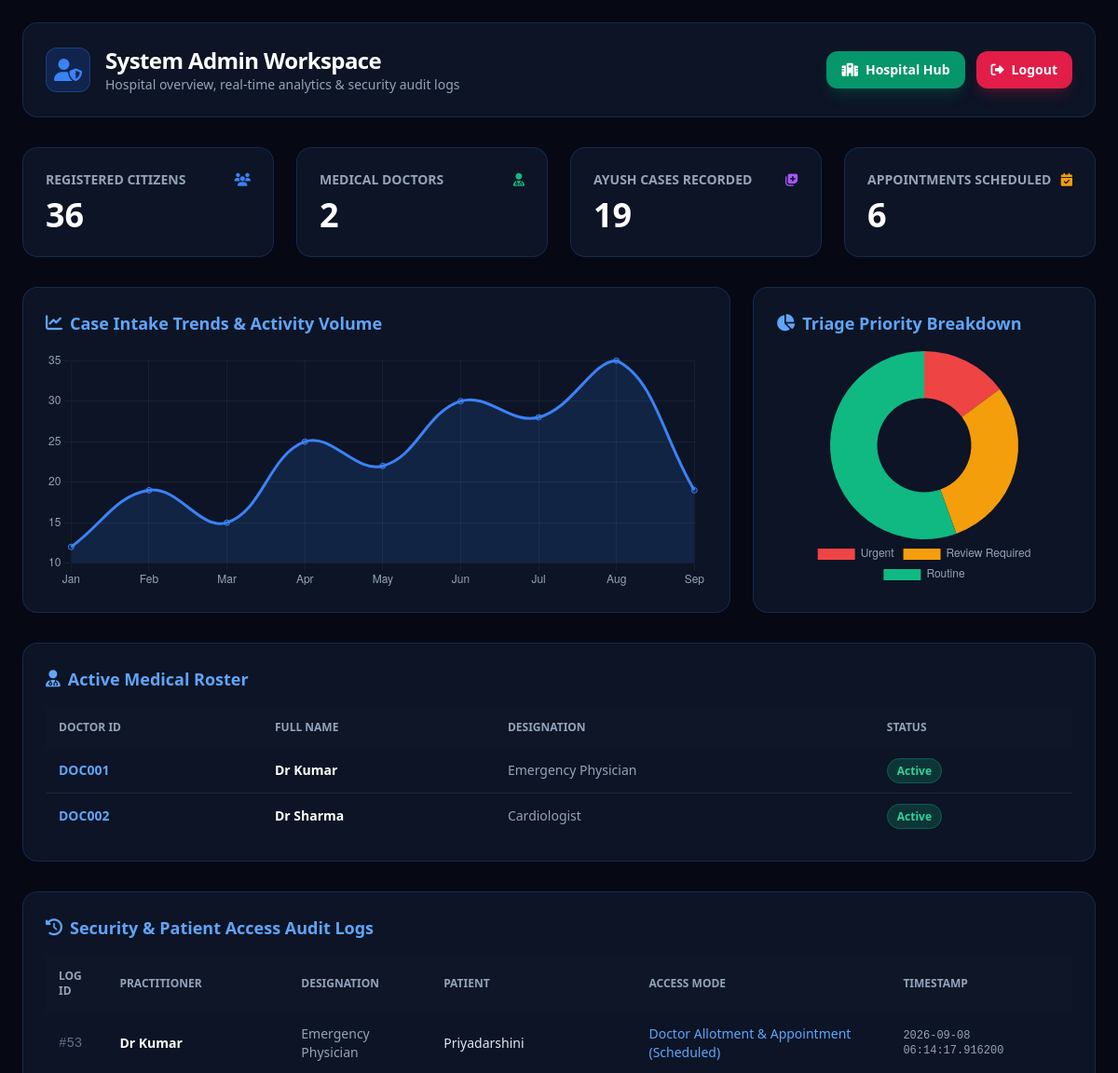
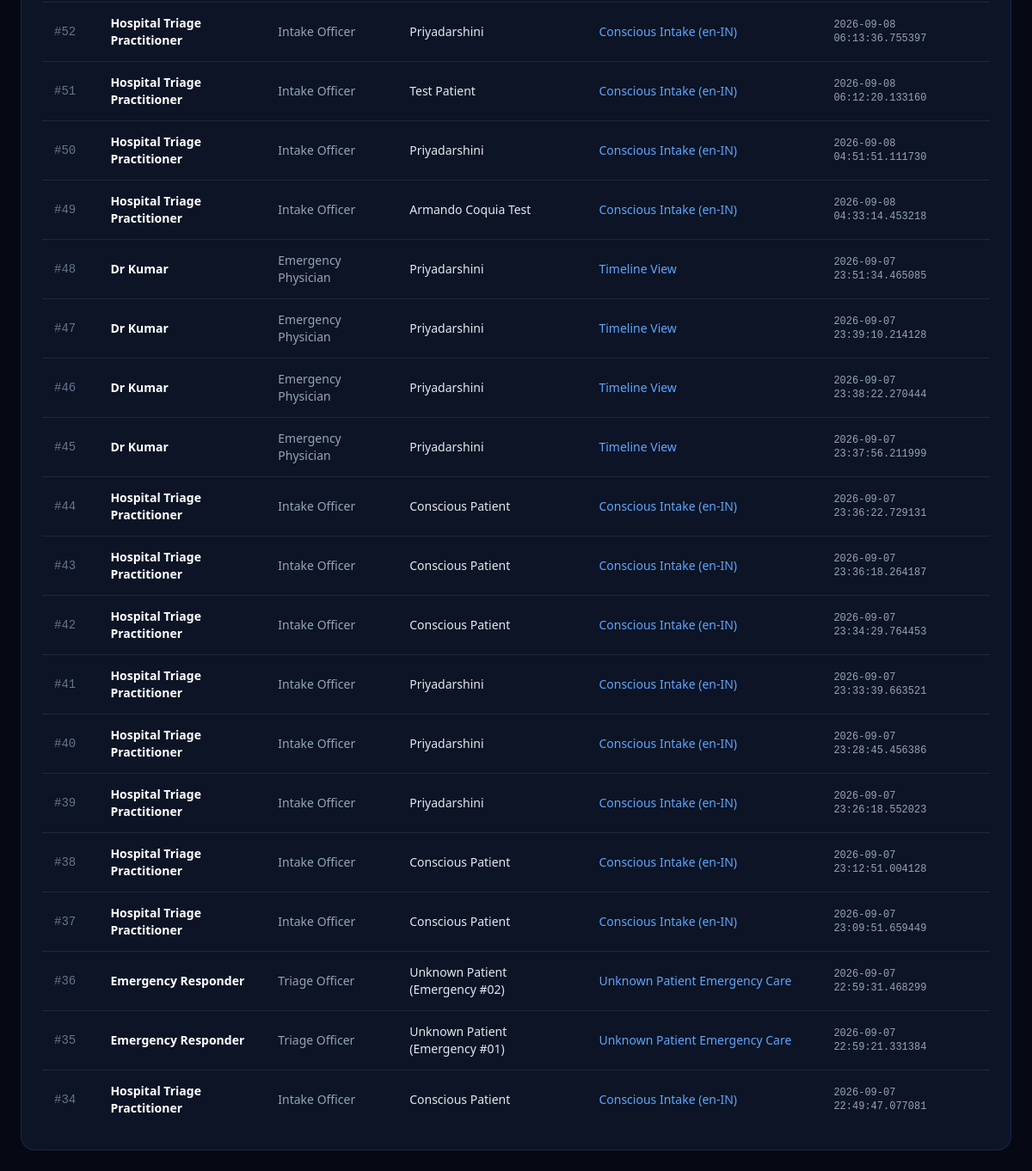
The app's page /admin-dashboard with its own data (2 pictures, top to bottom).
### app.py (models this page shows)
class Doctor(db.Model):
    id = db.Column(
        db.Integer,
        primary_key=True
    )
    doctor_id = db.Column(
        db.String(50),
        unique=True
    )
    name = db.Column(
        db.String(100)
    )
    designation = db.Column(
        db.String(100)
    )
    password = db.Column(
        db.String(200)
    )
    blocked_until = db.Column(
        db.String(100)
    )
    deny_count = db.Column(
        db.Integer,
        default=0
    )
    hpr_id = db.Column(
        db.String(50),
        default="HPR-DOC001"
    )

class AuditLog(db.Model):
    id = db.Column(
        db.Integer,
        primary_key=True
    )
    doctor_name = db.Column(
        db.String(100)
    )
    designation = db.Column(
        db.String(100)
    )
    patient_name = db.Column(
        db.String(100)
    )
    access_mode = db.Column(
        db.String(50)
    )
    access_time = db.Column(
        db.String(100)
    )
    consent_type = db.Column(
        db.String(30),
        default="standard"
    )

### app.py (the view)
@app.route("/admin-dashboard")
def admin_dashboard():
    total_citizens = Citizen.query.count()
    total_doctors = Doctor.query.count()
    total_cases = CaseRecord.query.count()
    total_appointments = Appointment.query.count()
    doctors = Doctor.query.all()
    logs = AuditLog.query.order_by(AuditLog.id.desc()).limit(20).all()
    return render_template(
        "admin_dashboard.html",
        total_citizens=total_citizens,
        total_doctors=total_doctors,
        total_cases=total_cases,
        total_appointments=total_appointments,
        doctors=doctors,
        logs=logs
    )

### templates/admin_dashboard.html (shortened to what this page needs)
<!DOCTYPE html>
<html lang="en">
<head>
    <script src="https://cdn.tailwindcss.com"></script>
    <link rel="stylesheet" href="https://cdnjs.cloudflare.com/ajax/libs/font-awesome/6.5.2/css/all.min.css" />
</head>
<body class="min-h-screen font-sans text-slate-100 p-6">
    <div class="max-w-7xl mx-auto space-y-8">
        <div class="glass-panel rounded-2xl p-6 flex flex-col md:flex-row justify-between items-center gap-4">
            <div class="flex items-center gap-4">
                <div class="w-12 h-12 rounded-xl bg-blue-600/20 border border-blue-500/30 flex items-center justify-center text-blue-500 text-2xl">
                    <i class="fa-solid fa-user-shield"></i>
                </div>
                <div>
                    <h1 class="text-2xl font-bold text-white tracking-tight">System Admin Workspace</h1>
                    <p class="text-slate-400 text-sm">Hospital overview, real-time analytics & security audit logs</p>
                </div>
            </div>
            <div class="flex items-center gap-3">
                <a href="/hospital-workspace" class="px-4 py-2.5 bg-emerald-600 hover:bg-emerald-500 text-white font-semibold rounded-xl text-sm transition-all flex items-center gap-2 shadow-lg shadow-emerald-600/20">
                    <i class="fa-solid fa-hospital"></i> Hospital Hub
                </a>
                <a href="/role-login" class="px-4 py-2.5 bg-rose-600 hover:bg-rose-500 text-white font-semibold rounded-xl text-sm transition-all flex items-center gap-2 shadow-lg shadow-rose-600/20">
                    <i class="fa-solid fa-right-from-bracket"></i> Logout
                </a>
            </div>
        </div>
        <div class="grid grid-cols-1 sm:grid-cols-2 lg:grid-cols-4 gap-6">
            <div class="glass-panel p-6 rounded-2xl">
                <div class="flex items-center justify-between text-slate-400 mb-2 text-sm font-semibold">
                    <span>REGISTERED CITIZENS</span>
                    <i class="fa-solid fa-users text-blue-500"></i>
                </div>
                <div class="text-4xl font-extrabold text-white">{{ total_citizens }}</div>
            </div>
            <div class="glass-panel p-6 rounded-2xl">
                <div class="flex items-center justify-between text-slate-400 mb-2 text-sm font-semibold">
                    <span>MEDICAL DOCTORS</span>
                    <i class="fa-solid fa-user-doctor text-emerald-500"></i>
                </div>
                <div class="text-4xl font-extrabold text-white">{{ total_doctors }}</div>
            </div>
            <div class="glass-panel p-6 rounded-2xl">
                <div class="flex items-center justify-between text-slate-400 mb-2 text-sm font-semibold">
                    <span>AYUSH CASES RECORDED</span>
                    <i class="fa-solid fa-notes-medical text-purple-500"></i>
                </div>
                <div class="text-4xl font-extrabold text-white">{{ total_cases }}</div>
            </div>
            <div class="glass-panel p-6 rounded-2xl">
                <div class="flex items-center justify-between text-slate-400 mb-2 text-sm font-semibold">
                    <span>APPOINTMENTS SCHEDULED</span>
                    <i class="fa-solid fa-calendar-check text-amber-500"></i>
                </div>
                <div class="text-4xl font-extrabold text-white">{{ total_appointments }}</div>
            </div>
        </div>
        <div class="grid grid-cols-1 lg:grid-cols-3 gap-6">
            <div class="glass-panel lg:col-span-2 p-6 rounded-2xl space-y-4">
                <h3 class="text-lg font-bold text-blue-400 flex items-center gap-2">
                    <i class="fa-solid fa-chart-line"></i> Case Intake Trends & Activity Volume
                </h3>
                <div class="h-64">
                    <canvas id="casesChart"></canvas>
                </div>
            </div>
            <div class="glass-panel p-6 rounded-2xl space-y-4">
                <h3 class="text-lg font-bold text-blue-400 flex items-center gap-2">
                    <i class="fa-solid fa-chart-pie"></i> Triage Priority Breakdown
                </h3>
                <div class="h-64 flex justify-center">
                    <canvas id="triageChart"></canvas>
                </div>
            </div>
        </div>
        <div class="glass-panel rounded-2xl p-6 space-y-4">
            <h3 class="text-lg font-bold text-blue-400 flex items-center gap-2">
                <i class="fa-solid fa-user-doctor"></i> Active Medical Roster
            </h3>
            <div class="overflow-x-auto">
                <table class="w-full text-left text-sm text-slate-300">
                    <thead class="bg-slate-900/80 text-slate-400 uppercase text-xs">
                        <tr>
                            <th class="p-3.5">Doctor ID</th>
                            <th class="p-3.5">Full Name</th>
                            <th class="p-3.5">Designation</th>
                            <th class="p-3.5">Status</th>
                        </tr>
                    </thead>
                    <tbody class="divide-y divide-slate-800">
                        {% for d in doctors %}
                        <tr class="hover:bg-slate-900/50 transition-all">
                            <td class="p-3.5 font-bold text-blue-400">{{ d.doctor_id }}</td>
                            <td class="p-3.5 font-semibold text-white">{{ d.name }}</td>
                            <td class="p-3.5 text-slate-400">{{ d.designation }}</td>
                            <td class="p-3.5">
                                {% if d.blocked_until %}
                                    <span class="px-2.5 py-1 bg-rose-500/20 text-rose-400 border border-rose-500/30 rounded-full font-bold text-xs">Blocked</span>
                                {% else %}
                                    <span class="px-2.5 py-1 bg-emerald-500/20 text-emerald-400 border border-emerald-500/30 rounded-full font-bold text-xs">Active</span>
                                {% endif %}
                            </td>
                        </tr>
                        {% endfor %}
                    </tbody>
                </table>
            </div>
        </div>
        <div class="glass-panel rounded-2xl p-6 space-y-4">
            <h3 class="text-lg font-bold text-blue-400 flex items-center gap-2">
                <i class="fa-solid fa-clock-rotate-left"></i> Security & Patient Access Audit Logs
            </h3>
            <div class="overflow-x-auto">
                <table class="w-full text-left text-sm text-slate-300">
                    <thead class="bg-slate-900/80 text-slate-400 uppercase text-xs">
                        <tr>
                            <th class="p-3.5">Log ID</th>
                            <th class="p-3.5">Practitioner</th>
                            <th class="p-3.5">Designation</th>
                            <th class="p-3.5">Patient</th>
                            <th class="p-3.5">Access Mode</th>
                            <th class="p-3.5">Timestamp</th>
                        </tr>
                    </thead>
                    <tbody class="divide-y divide-slate-800">
                        {% for log in logs %}
                        <tr class="hover:bg-slate-900/50 transition-all">
                            <td class="p-3.5 text-slate-500 font-mono">#{{ log.id }}</td>
                            <td class="p-3.5 text-white font-semibold">{{ log.doctor_name }}</td>
                            <td class="p-3.5 text-slate-400">{{ log.designation }}</td>
                            <td class="p-3.5 text-slate-200">{{ log.patient_name }}</td>
                            <td class="p-3.5 text-blue-400 font-medium">{{ log.access_mode }}</td>
                            <td class="p-3.5 text-slate-400 text-xs font-mono">{{ log.access_time }}</td>
                        </tr>
                        {% endfor %}
                    </tbody>
                </table>
            </div>
        </div>
    </div>
    <script>
        // Line Chart for Case Trends
        const ctxCases = document.getElementById('casesChart').getContext('2d');
        new Chart(ctxCases, {
            type: 'line',
            data: {
                labels: ['Jan', 'Feb', 'Mar', 'Apr', 'May', 'Jun', 'Jul', 'Aug', 'Sep'],
                datasets: [{
                    label: 'Cases Intake',
                    data: [12, 19, 15, 25, 22, 30, 28, 35, {{ total_cases }}],
                    borderColor: '#3b82f6',
                    backgroundColor: 'rgba(59, 130, 246, 0.15)',
                    fill: true,
                    tension: 0.4
                }]
            },
            options: {
                responsive: true,
                maintainAspectRatio: false,
                plugins: { legend: { display: false } },
                scales: {
                    x: { grid: { color: 'rgba(255, 255, 255, 0.05)' }, ticks: { color: '#94a3b8' } },
                    y: { grid: { color: 'rgba(255, 255, 255, 0.05)' }, ticks: { color: '#94a3b8' } }
                }
            }
        });
        // Doughnut Chart for Triage Priority
        const ctxTriage = document.getElementById('triageChart').getContext('2d');
        new Chart(ctxTriage, {
            type: 'doughnut',
            data: {
                labels: ['Urgent', 'Review Required', 'Routine'],
                datasets: [{
                    data: [4, 8, 15],
                    backgroundColor: ['#ef4444', '#f59e0b', '#10b981'],
                    borderWidth: 0
                }]
            },
            options: {
                responsive: true,
                maintainAspectRatio: false,
                plugins: {
                    legend: { position: 'bottom', labels: { color: '#94a3b8' } }
                }
            }
        });
    </script>
</body>
</html>

### templates/admin_dashboard.html (style rules this page uses)
body { background-color: #060913; }
.glass-panel { background: rgba(15, 23, 42, 0.85); backdrop-filter: blur(16px); border: 1px solid rgba(59, 130, 246, 0.2); }

### records on screen
Doctor: doctor_id "DOC001", name "Dr Kumar", designation "Emergency Physician", shows "Active"
Doctor: doctor_id "DOC002", name "Dr Sharma", designation "Cardiologist", shows "Active"
AuditLog: id "53", doctor_name "Dr Kumar", designation "Emergency Physician", patient_name "Priyadarshini", access_mode "Doctor Allotment & Appointment (Scheduled)", access_time "2026-09-08 06:14:17.916200"
AuditLog: id "52", doctor_name "Hospital Triage Practitioner", designation "Intake Officer", patient_name "Priyadarshini", access_mode "Conscious Intake (en-IN)", access_time "2026-09-08 06:13:36.755397"
AuditLog: id "51", doctor_name "Hospital Triage Practitioner", designation "Intake Officer", patient_name "Test Patient", access_mode "Conscious Intake (en-IN)", access_time "2026-09-08 06:12:20.133160"
AuditLog: id "50", doctor_name "Hospital Triage Practitioner", designation "Intake Officer", patient_name "Priyadarshini", access_mode "Conscious Intake (en-IN)", access_time "2026-09-08 04:51:51.111730"
AuditLog: id "49", doctor_name "Hospital Triage Practitioner", designation "Intake Officer", patient_name "Armando Coquia Test", access_mode "Conscious Intake (en-IN)", access_time "2026-09-08 04:33:14.453218"
AuditLog: id "48", doctor_name "Dr Kumar", designation "Emergency Physician", patient_name "Priyadarshini", access_mode "Timeline View", access_time "2026-09-07 23:51:34.465085"
AuditLog: id "47", doctor_name "Dr Kumar", designation "Emergency Physician", patient_name "Priyadarshini", access_mode "Timeline View", access_time "2026-09-07 23:39:10.214128"
AuditLog: id "46", doctor_name "Dr Kumar", designation "Emergency Physician", patient_name "Priyadarshini", access_mode "Timeline View", access_time "2026-09-07 23:38:22.270444"
AuditLog: id "45", doctor_name "Dr Kumar", designation "Emergency Physician", patient_name "Priyadarshini", access_mode "Timeline View", access_time "2026-09-07 23:37:56.211999"
AuditLog: id "44", doctor_name "Hospital Triage Practitioner", designation "Intake Officer", patient_name "Conscious Patient", access_mode "Conscious Intake (en-IN)", access_time "2026-09-07 23:36:22.729131"
AuditLog: id "43", doctor_name "Hospital Triage Practitioner", designation "Intake Officer", patient_name "Conscious Patient", access_mode "Conscious Intake (en-IN)", access_time "2026-09-07 23:36:18.264187"
AuditLog: id "42", doctor_name "Hospital Triage Practitioner", designation "Intake Officer", patient_name "Conscious Patient", access_mode "Conscious Intake (en-IN)", access_time "2026-09-07 23:34:29.764453"
AuditLog: id "41", doctor_name "Hospital Triage Practitioner", designation "Intake Officer", patient_name "Priyadarshini", access_mode "Conscious Intake (en-IN)", access_time "2026-09-07 23:33:39.663521"
AuditLog: id "40", doctor_name "Hospital Triage Practitioner", designation "Intake Officer", patient_name "Priyadarshini", access_mode "Conscious Intake (en-IN)", access_time "2026-09-07 23:28:45.456386"
AuditLog: id "39", doctor_name "Hospital Triage Practitioner", designation "Intake Officer", patient_name "Priyadarshini", access_mode "Conscious Intake (en-IN)", access_time "2026-09-07 23:26:18.552023"
AuditLog: id "38", doctor_name "Hospital Triage Practitioner", designation "Intake Officer", patient_name "Conscious Patient", access_mode "Conscious Intake (en-IN)", access_time "2026-09-07 23:12:51.004128"
AuditLog: id "37", doctor_name "Hospital Triage Practitioner", designation "Intake Officer", patient_name "Conscious Patient", access_mode "Conscious Intake (en-IN)", access_time "2026-09-07 23:09:51.659449"
AuditLog: id "36", doctor_name "Emergency Responder", designation "Triage Officer", patient_name "Unknown Patient (Emergency #02)", access_mode "Unknown Patient Emergency Care", access_time "2026-09-07 22:59:31.468299"
AuditLog: id "35", doctor_name "Emergency Responder", designation "Triage Officer", patient_name "Unknown Patient (Emergency #01)", access_mode "Unknown Patient Emergency Care", access_time "2026-09-07 22:59:21.331384"
AuditLog: id "34", doctor_name "Hospital Triage Practitioner", designation "Intake Officer", patient_name "Conscious Patient", access_mode "Conscious Intake (en-IN)", access_time "2026-09-07 22:49:47.077081"

### other values on screen
{{ total_citizens }} "36"
{{ total_doctors }} "2"
{{ total_cases }} "19"
{{ total_appointments }} "6"
chart data {{ total_cases }} 19
